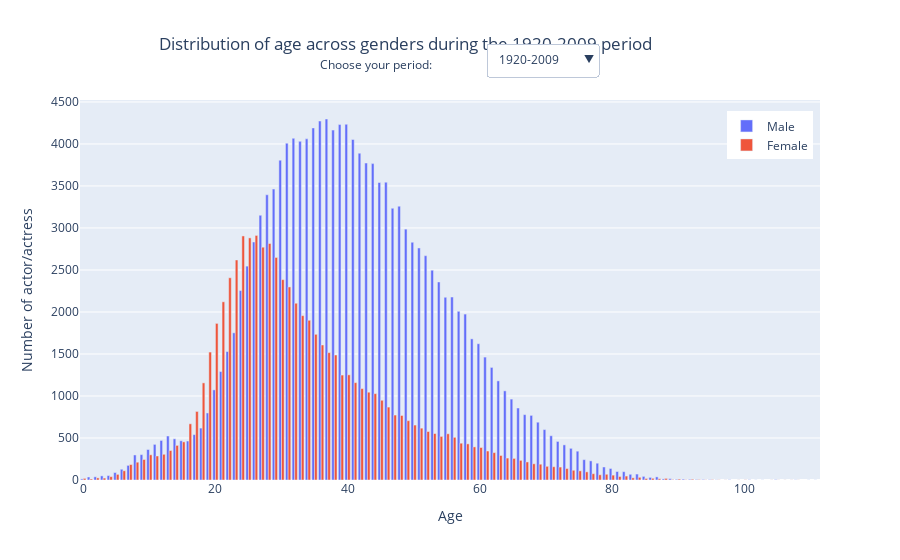

The notebook cell saved with this chart:
### Markdown cell above
Finally, as we observed the different proportions over time, it is interesting to also decompose the age distribution over decades, and try to see if we can observe an evolution within the general tendency.

### Code cell
decades=np.sort(charadata_filtered['decade'].unique())

distrib = pd.DataFrame()

counts_w_overall = pd.Series(charadata_filtered[(charadata_filtered['actor_gender']=='F')]['actor_age'].value_counts() , name=("Overall_F"))
counts_m_overall = pd.Series(charadata_filtered[(charadata_filtered['actor_gender']=='M')]['actor_age'].value_counts() , name=("Overall_M"))
distrib = distrib.merge(counts_w_overall, how='outer', right_index=True, left_index=True)
distrib = distrib.merge(counts_m_overall, how='outer', right_index=True, left_index=True)

# Male and female counts per decades
for decade in decades:
    counts_w = pd.Series(charadata_filtered[(charadata_filtered['actor_gender']=='F') & (charadata_filtered['decade']==decade)]['actor_age'].value_counts() , name=(str(decade) + "_F"))
    counts_m = pd.Series(charadata_filtered[(charadata_filtered['actor_gender']=='M') & (charadata_filtered['decade']==decade)]['actor_age'].value_counts() , name=(str(decade) + "_M"))
    distrib = distrib.merge(counts_w, how='outer', right_index=True, left_index=True)
    distrib = distrib.merge(counts_m, how='outer', right_index=True, left_index=True)


# Initialize figure
fig = go.Figure()

# Add Traces of male and female counts
for decade in decades:
    name_F = str(decade) + "_F"
    name_M = str(decade) + "_M"
    
    fig.add_trace(go.Bar(name="Male", x = distrib.index, y = distrib[name_M]))
    fig.add_trace(go.Bar(name="Female", x = distrib.index, y = distrib[name_F]))

fig.add_trace(go.Bar(name="Male", x = distrib.index, y = distrib["Overall_M"]))
fig.add_trace(go.Bar(name="Female", x = distrib.index, y = distrib["Overall_F"]))

# Show by default the 2000 decade 
for i in range(len(fig.data)):
    fig.data[i].visible = True if i > 17 else False

# Add dropdown list
fig.update_layout(
    yaxis_title = "Number of actor/actress",
    xaxis_title = "Age",
    title_text = "Distribution of age across genders during the 1920-2009 period",
    title_x = 0.45,

    updatemenus=[
        dict(
            active=0,
            buttons=list([ 
                dict(label="1920-2009",
                    method="update",
                    args=[{"visible": [False, False, False, False, False, False, False, False, 
                    False, False, False, False, False, False, False, False, False, False, True, True]},
                    {"title": "Distribution of age across genders during the 1920-2009 period"}]),
                dict(label="2000 decade",
                    method="update",
                    args=[{"visible": [False, False, False, False, False, False, False, False, 
                    False, False, False, False, False, False, False, False, True, True, False, False]},
                    {"title": 'Distribution of age across genders during the 2000 decade'}]),
                dict(label="1990 decade",
                    method="update",
                    args=[{"visible": [False, False, False, False, False, False, False, False,
                    False, False, False, False, False, False, True, True, False, False, False, False]},
                    {"title": 'Distribution of age across genders during the 1990 decade'}]),
                dict(label="1980 decade",
                    method="update",
                    args=[{"visible": [False, False, False, False, False, False, False, False, 
                    False, False, False, False, True, True, False, False, False, False, False, False]},
                    {"title": 'Distribution of age across genders during the 1980 decade'}]),
                dict(label="1970 decade",
                    method="update",
                    args=[{"visible": [False, False, False, False, False, False, False, False, 
                    False, False, True, True, False, False, False, False, False, False, False, False]},
                    {"title": 'Distribution of age across genders during the 1970 decade'}]),
                dict(label="1960 decade",
                    method="update",
                    args=[{"visible": [False, False, False, False, False, False, False, False, 
                    True, True, False, False, False, False, False, False, False, False, False, False]},
                    {"title": 'Distribution of age across genders during the 1960 decade'}]),
                dict(label="1950 decade",
                    method="update",
                    args=[{"visible": [False, False, False, False, False, False, True, True,
                    False, False, False, False, False, False, False, False, False, False, False, False]},
                    {"title": 'Distribution of age across genders during the 1950 decade'}]),
                dict(label="1940 decade",
                    method="update",
                    args=[{"visible": [False, False, False, False, True, True, False, False, 
                    False, False, False, False, False, False, False, False, False, False, False, False]},
                    {"title": 'Distribution of age across genders during the 1940 decade'}]),
                dict(label="1930 decade",
                    method="update",
                    args=[{"visible": [False, False, True, True, False, False, False, False,
                    False, False, False, False, False, False, False, False, False, False, False, False]},
                    {"title": 'Distribution of age across genders during the 1930 decade'}]),
                dict(label="1920 decade",
                    method="update",
                    args=[{"visible": [True, True, False, False, False, False, False, False, 
                    False, False, False, False, False, False, False, False, False, False, False, False]},
                    {"title": 'Distribution of age across genders during the 1920 decade'}])
            ]),
            x=0.70,
            y=1.15,
        ),
    ],

    legend=dict(
        yanchor="top",
        y=0.97,
        xanchor="right",
        x=0.99
    )
)
    
fig.update_layout(
    annotations=[
        dict(text='Choose your period:', x=0.40,xref='paper', yref='paper', y=1.12, showarrow=False)])

fig.show()

# Save to SVG for website
FIG_NAME = 'age_distribution.html'
pio.write_html(fig, file = HTML_PATH + FIG_NAME, auto_open=False)

### Figure 1 — Plotly figure (JSON) as saved in the notebook; plotly's stock layout.template omitted (floating-point values rounded to 4 significant figures)
{"data": [{"name": "Male", "type": "bar", "visible": false, "x": [0, 1, 2, 3, 4, 5, 6, 7, 8, 9, 10, 11, 12, 13, 14, 15, 16, 17, 18, 19, 20, 21, 22, 23, 24, 25, 26, 27, 28, 29, 30, 31, 32, 33, 34, 35, 36, 37, 38, 39, 40, 41, 42, 43, 44, 45, 46, 47, 48, 49, 50, 51, 52, 53, 54, 55, 56, 57, 58, 59, 60, 61, 62, 63, 64, 65, 66, 67, 68, 69, 70, 71, 72, 73, 74, 75, 76, 77, 78, 79, 80, 81, 82, 83, 84, 85, 86, 87, 88, 89, 90, 91, 92, 93, 94, 95, 96, 97, 98, 99, 100, 101, 102, 103, 104, 105, 106, 107, 108, 110, 111], "y": [1, 1, 11, 5, 15, 7, 14, 15, 27, 18, 15, 7, 12, 7, 10, 5, 5, 5, 5, 12, 11, 14, 15, 22, 50, 41, 63, 65, 62, 70, 62, 51, 48, 65, 50, 81, 69, 96, 63, 77, 65, 55, 71, 55, 43, 41, 36, 35, 30, 42, 24, 36, 27, 26, 18, 17, 19, 16, 19, 23, 10, 13, 9, 9, 8, 8, 10, 8, 3, 2, 3, 2, 2, null, null, 2, 2, 1, 2, 1, null, 1, null, 1, 1, null, null, null, null, null, null, null, null, null, null, null, null, null, null, null, null, null, null, null, null, null, null, null, null, null, null]}, {"name": "Female", "type": "bar", "visible": false, "x": [0, 1, 2, 3, 4, 5, 6, 7, 8, 9, 10, 11, 12, 13, 14, 15, 16, 17, 18, 19, 20, 21, 22, 23, 24, 25, 26, 27, 28, 29, 30, 31, 32, 33, 34, 35, 36, 37, 38, 39, 40, 41, 42, 43, 44, 45, 46, 47, 48, 49, 50, 51, 52, 53, 54, 55, 56, 57, 58, 59, 60, 61, 62, 63, 64, 65, 66, 67, 68, 69, 70, 71, 72, 73, 74, 75, 76, 77, 78, 79, 80, 81, 82, 83, 84, 85, 86, 87, 88, 89, 90, 91, 92, 93, 94, 95, 96, 97, 98, 99, 100, 101, 102, 103, 104, 105, 106, 107, 108, 110, 111], "y": [null, null, 1, null, 2, 6, 10, 16, 2, 3, 3, null, 2, 2, 5, 3, 8, 16, 34, 33, 46, 56, 57, 58, 49, 54, 54, 57, 50, 46, 32, 21, 25, 22, 19, 20, 14, 10, 8, 17, 10, 9, 4, 10, 9, 7, 8, 9, 14, 9, 8, 10, 2, 3, 5, 4, 5, 5, 3, 3, 3, 4, 1, 2, 2, 4, 2, 1, 2, 2, 1, null, null, null, null, null, 1, 1, null, null, null, null, null, null, null, null, null, null, null, null, null, null, null, null, null, null, null, null, null, null, null, null, null, null, null, null, null, null, null, null, null]}, {"name": "Male", "type": "bar", "visible": false, "x": [0, 1, 2, 3, 4, 5, 6, 7, 8, 9, 10, 11, 12, 13, 14, 15, 16, 17, 18, 19, 20, 21, 22, 23, 24, 25, 26, 27, 28, 29, 30, 31, 32, 33, 34, 35, 36, 37, 38, 39, 40, 41, 42, 43, 44, 45, 46, 47, 48, 49, 50, 51, 52, 53, 54, 55, 56, 57, 58, 59, 60, 61, 62, 63, 64, 65, 66, 67, 68, 69, 70, 71, 72, 73, 74, 75, 76, 77, 78, 79, 80, 81, 82, 83, 84, 85, 86, 87, 88, 89, 90, 91, 92, 93, 94, 95, 96, 97, 98, 99, 100, 101, 102, 103, 104, 105, 106, 107, 108, 110, 111], "y": [3, 6, 6, 5, 19, 37, 17, 35, 24, 38, 22, 18, 17, 23, 16, 18, 23, 21, 17, 17, 34, 26, 35, 59, 88, 80, 115, 156, 166, 205, 209, 198, 204, 235, 192, 203, 185, 191, 182, 182, 178, 196, 201, 203, 199, 169, 210, 176, 183, 148, 156, 126, 125, 115, 93, 72, 84, 80, 63, 64, 65, 54, 48, 56, 27, 29, 24, 34, 30, 22, 21, 17, 10, 9, 8, 6, 4, 3, 4, null, 1, null, null, 1, null, null, null, null, null, null, null, null, null, null, null, null, null, null, null, null, null, null, null, null, null, null, null, null, null, null, null]}, {"name": "Female", "type": "bar", "visible": false, "x": [0, 1, 2, 3, 4, 5, 6, 7, 8, 9, 10, 11, 12, 13, 14, 15, 16, 17, 18, 19, 20, 21, 22, 23, 24, 25, 26, 27, 28, 29, 30, 31, 32, 33, 34, 35, 36, 37, 38, 39, 40, 41, 42, 43, 44, 45, 46, 47, 48, 49, 50, 51, 52, 53, 54, 55, 56, 57, 58, 59, 60, 61, 62, 63, 64, 65, 66, 67, 68, 69, 70, 71, 72, 73, 74, 75, 76, 77, 78, 79, 80, 81, 82, 83, 84, 85, 86, 87, 88, 89, 90, 91, 92, 93, 94, 95, 96, 97, 98, 99, 100, 101, 102, 103, 104, 105, 106, 107, 108, 110, 111], "y": [2, 1, null, 2, 6, 7, 11, 21, 11, 5, 8, 7, 6, 8, 7, 20, 36, 40, 54, 72, 111, 146, 144, 160, 188, 165, 178, 146, 136, 113, 110, 70, 65, 57, 60, 58, 53, 41, 22, 45, 31, 26, 25, 30, 26, 29, 24, 23, 24, 32, 26, 23, 21, 20, 27, 25, 23, 11, 10, 19, 19, 12, 11, 11, 8, 5, 2, 1, 1, 4, 5, 4, 11, 2, 5, 3, 1, 2, null, 3, 2, null, null, null, null, null, null, null, null, null, null, null, null, null, null, null, null, null, null, null, null, null, null, null, null, null, null, null, null, null, null]}, {"name": "Male", "type": "bar", "visible": false, "x": [0, 1, 2, 3, 4, 5, 6, 7, 8, 9, 10, 11, 12, 13, 14, 15, 16, 17, 18, 19, 20, 21, 22, 23, 24, 25, 26, 27, 28, 29, 30, 31, 32, 33, 34, 35, 36, 37, 38, 39, 40, 41, 42, 43, 44, 45, 46, 47, 48, 49, 50, 51, 52, 53, 54, 55, 56, 57, 58, 59, 60, 61, 62, 63, 64, 65, 66, 67, 68, 69, 70, 71, 72, 73, 74, 75, 76, 77, 78, 79, 80, 81, 82, 83, 84, 85, 86, 87, 88, 89, 90, 91, 92, 93, 94, 95, 96, 97, 98, 99, 100, 101, 102, 103, 104, 105, 106, 107, 108, 110, 111], "y": [null, 3, 1, 2, 1, 3, 9, 10, 15, 15, 14, 25, 19, 17, 16, 15, 22, 25, 26, 29, 37, 50, 65, 69, 78, 106, 121, 167, 184, 184, 183, 198, 238, 233, 261, 238, 280, 294, 267, 283, 316, 264, 257, 221, 183, 193, 211, 175, 194, 184, 166, 195, 158, 167, 172, 135, 146, 142, 145, 109, 86, 73, 70, 56, 54, 50, 43, 33, 32, 35, 31, 19, 18, 14, 16, 6, 11, 11, 2, 4, 3, 1, 3, 1, 2, null, null, null, null, null, null, null, null, null, null, null, null, null, null, null, null, null, null, null, null, null, null, null, null, null, null]}, {"name": "Female", "type": "bar", "visible": false, "x": [0, 1, 2, 3, 4, 5, 6, 7, 8, 9, 10, 11, 12, 13, 14, 15, 16, 17, 18, 19, 20, 21, 22, 23, 24, 25, 26, 27, 28, 29, 30, 31, 32, 33, 34, 35, 36, 37, 38, 39, 40, 41, 42, 43, 44, 45, 46, 47, 48, 49, 50, 51, 52, 53, 54, 55, 56, 57, 58, 59, 60, 61, 62, 63, 64, 65, 66, 67, 68, 69, 70, 71, 72, 73, 74, 75, 76, 77, 78, 79, 80, 81, 82, 83, 84, 85, 86, 87, 88, 89, 90, 91, 92, 93, 94, 95, 96, 97, 98, 99, 100, 101, 102, 103, 104, 105, 106, 107, 108, 110, 111], "y": [1, null, 2, 1, 2, 6, 6, 7, 11, 6, 5, 9, 10, 11, 8, 18, 31, 27, 59, 96, 92, 120, 133, 134, 186, 160, 147, 151, 130, 122, 112, 114, 102, 82, 79, 64, 66, 72, 62, 55, 58, 51, 39, 43, 37, 36, 50, 35, 27, 29, 32, 33, 28, 31, 18, 24, 29, 17, 26, 20, 27, 21, 10, 11, 24, 18, 21, 15, 13, 6, 5, 8, 3, 2, null, 3, 4, 5, 3, 1, 2, 1, 2, null, null, null, null, null, null, null, null, null, null, null, null, null, null, null, null, null, null, null, null, null, null, null, null, null, null, null, null]}, {"name": "Male", "type": "bar", "visible": false, "x": [0, 1, 2, 3, 4, 5, 6, 7, 8, 9, 10, 11, 12, 13, 14, 15, 16, 17, 18, 19, 20, 21, 22, 23, 24, 25, 26, 27, 28, 29, 30, 31, 32, 33, 34, 35, 36, 37, 38, 39, 40, 41, 42, 43, 44, 45, 46, 47, 48, 49, 50, 51, 52, 53, 54, 55, 56, 57, 58, 59, 60, 61, 62, 63, 64, 65, 66, 67, 68, 69, 70, 71, 72, 73, 74, 75, 76, 77, 78, 79, 80, 81, 82, 83, 84, 85, 86, 87, 88, 89, 90, 91, 92, 93, 94, 95, 96, 97, 98, 99, 100, 101, 102, 103, 104, 105, 106, 107, 108, 110, 111], "y": [null, 4, null, 2, 3, 6, 6, 6, 11, 18, 19, 15, 15, 18, 14, 20, 12, 13, 20, 22, 35, 56, 56, 86, 113, 156, 171, 217, 248, 266, 308, 283, 316, 310, 306, 315, 337, 294, 292, 319, 310, 339, 328, 291, 317, 302, 274, 282, 282, 232, 249, 225, 191, 182, 178, 157, 129, 140, 130, 109, 115, 95, 86, 61, 54, 49, 51, 44, 33, 32, 24, 28, 29, 21, 13, 21, 10, 7, 4, 3, 6, 4, 2, 2, 1, null, null, null, null, null, null, null, null, null, null, null, null, null, null, null, null, null, null, null, null, null, null, null, null, null, null]}, {"name": "Female", "type": "bar", "visible": false, "x": [0, 1, 2, 3, 4, 5, 6, 7, 8, 9, 10, 11, 12, 13, 14, 15, 16, 17, 18, 19, 20, 21, 22, 23, 24, 25, 26, 27, 28, 29, 30, 31, 32, 33, 34, 35, 36, 37, 38, 39, 40, 41, 42, 43, 44, 45, 46, 47, 48, 49, 50, 51, 52, 53, 54, 55, 56, 57, 58, 59, 60, 61, 62, 63, 64, 65, 66, 67, 68, 69, 70, 71, 72, 73, 74, 75, 76, 77, 78, 79, 80, 81, 82, 83, 84, 85, 86, 87, 88, 89, 90, 91, 92, 93, 94, 95, 96, 97, 98, 99, 100, 101, 102, 103, 104, 105, 106, 107, 108, 110, 111], "y": [null, null, 1, 2, 1, 1, 4, 5, 9, 8, 12, 9, 9, 7, 12, 14, 30, 33, 56, 67, 112, 142, 137, 175, 207, 206, 165, 162, 167, 169, 171, 150, 132, 128, 126, 101, 87, 78, 87, 57, 66, 61, 52, 50, 68, 49, 44, 42, 49, 49, 42, 31, 48, 29, 31, 38, 24, 20, 19, 20, 22, 26, 21, 12, 14, 12, 15, 11, 9, 5, 3, 11, 10, 4, 9, 1, 4, 2, null, 2, 2, 1, null, null, null, 1, null, null, null, null, 1, null, null, null, null, null, null, null, null, null, null, null, null, null, null, null, null, null, null, null, null]}, {"name": "Male", "type": "bar", "visible": false, "x": [0, 1, 2, 3, 4, 5, 6, 7, 8, 9, 10, 11, 12, 13, 14, 15, 16, 17, 18, 19, 20, 21, 22, 23, 24, 25, 26, 27, 28, 29, 30, 31, 32, 33, 34, 35, 36, 37, 38, 39, 40, 41, 42, 43, 44, 45, 46, 47, 48, 49, 50, 51, 52, 53, 54, 55, 56, 57, 58, 59, 60, 61, 62, 63, 64, 65, 66, 67, 68, 69, 70, 71, 72, 73, 74, 75, 76, 77, 78, 79, 80, 81, 82, 83, 84, 85, 86, 87, 88, 89, 90, 91, 92, 93, 94, 95, 96, 97, 98, 99, 100, 101, 102, 103, 104, 105, 106, 107, 108, 110, 111], "y": [3, null, 5, 4, 1, 4, 3, 5, 9, 12, 19, 14, 9, 20, 12, 14, 11, 21, 17, 37, 34, 63, 92, 109, 140, 159, 173, 175, 223, 238, 268, 280, 302, 298, 292, 303, 335, 348, 367, 347, 366, 330, 314, 311, 335, 301, 307, 250, 254, 244, 227, 261, 236, 234, 224, 180, 215, 184, 146, 114, 146, 120, 101, 85, 76, 67, 56, 36, 26, 34, 39, 28, 21, 16, 30, 13, 11, 8, 5, 8, 5, 5, 1, 2, 4, 1, 1, 1, 1, null, null, null, null, null, null, null, null, null, null, null, null, null, null, null, null, null, null, null, null, null, null]}, {"name": "Female", "type": "bar", "visible": false, "x": [0, 1, 2, 3, 4, 5, 6, 7, 8, 9, 10, 11, 12, 13, 14, 15, 16, 17, 18, 19, 20, 21, 22, 23, 24, 25, 26, 27, 28, 29, 30, 31, 32, 33, 34, 35, 36, 37, 38, 39, 40, 41, 42, 43, 44, 45, 46, 47, 48, 49, 50, 51, 52, 53, 54, 55, 56, 57, 58, 59, 60, 61, 62, 63, 64, 65, 66, 67, 68, 69, 70, 71, 72, 73, 74, 75, 76, 77, 78, 79, 80, 81, 82, 83, 84, 85, 86, 87, 88, 89, 90, 91, 92, 93, 94, 95, 96, 97, 98, 99, 100, 101, 102, 103, 104, 105, 106, 107, 108, 110, 111], "y": [6, 2, 4, 3, 4, 6, 4, 6, 11, 9, 15, 15, 14, 9, 23, 22, 45, 56, 81, 105, 132, 154, 167, 182, 201, 198, 186, 173, 166, 171, 137, 136, 141, 105, 127, 121, 99, 101, 94, 83, 89, 68, 76, 69, 71, 58, 56, 44, 40, 44, 29, 24, 28, 32, 46, 41, 23, 24, 29, 27, 26, 30, 24, 24, 17, 14, 11, 16, 10, 15, 10, 10, 14, 7, 6, 10, 5, 5, 5, 1, 1, 3, null, 1, 4, null, null, null, null, null, null, null, null, null, null, null, null, null, null, null, null, null, null, null, null, null, null, null, null, null, null]}, {"name": "Male", "type": "bar", "visible": false, "x": [0, 1, 2, 3, 4, 5, 6, 7, 8, 9, 10, 11, 12, 13, 14, 15, 16, 17, 18, 19, 20, 21, 22, 23, 24, 25, 26, 27, 28, 29, 30, 31, 32, 33, 34, 35, 36, 37, 38, 39, 40, 41, 42, 43, 44, 45, 46, 47, 48, 49, 50, 51, 52, 53, 54, 55, 56, 57, 58, 59, 60, 61, 62, 63, 64, 65, 66, 67, 68, 69, 70, 71, 72, 73, 74, 75, 76, 77, 78, 79, 80, 81, 82, 83, 84, 85, 86, 87, 88, 89, 90, 91, 92, 93, 94, 95, 96, 97, 98, 99, 100, 101, 102, 103, 104, 105, 106, 107, 108, 110, 111], "y": [3, 3, 1, 3, 4, 5, 7, 6, 11, 14, 10, 20, 32, 33, 18, 29, 30, 34, 41, 55, 84, 88, 121, 127, 192, 181, 228, 266, 279, 248, 269, 346, 364, 319, 387, 381, 373, 348, 359, 376, 330, 350, 347, 306, 347, 312, 331, 314, 313, 272, 276, 272, 249, 224, 225, 217, 220, 192, 166, 157, 131, 125, 123, 108, 121, 97, 74, 61, 85, 73, 63, 44, 39, 27, 20, 23, 12, 9, 13, 7, 5, 3, 4, 1, 3, null, 1, 1, null, 2, null, null, null, null, null, null, null, null, null, null, null, null, null, null, null, null, null, null, null, null, null]}, {"name": "Female", "type": "bar", "visible": false, "x": [0, 1, 2, 3, 4, 5, 6, 7, 8, 9, 10, 11, 12, 13, 14, 15, 16, 17, 18, 19, 20, 21, 22, 23, 24, 25, 26, 27, 28, 29, 30, 31, 32, 33, 34, 35, 36, 37, 38, 39, 40, 41, 42, 43, 44, 45, 46, 47, 48, 49, 50, 51, 52, 53, 54, 55, 56, 57, 58, 59, 60, 61, 62, 63, 64, 65, 66, 67, 68, 69, 70, 71, 72, 73, 74, 75, 76, 77, 78, 79, 80, 81, 82, 83, 84, 85, 86, 87, 88, 89, 90, 91, 92, 93, 94, 95, 96, 97, 98, 99, 100, 101, 102, 103, 104, 105, 106, 107, 108, 110, 111], "y": [4, null, 2, 2, 2, 4, 4, 4, 9, 14, 12, 20, 20, 29, 26, 26, 47, 49, 65, 109, 111, 138, 169, 189, 238, 211, 199, 213, 231, 193, 195, 192, 174, 167, 132, 117, 98, 113, 118, 114, 87, 103, 87, 80, 86, 78, 74, 55, 57, 53, 56, 54, 60, 38, 39, 41, 45, 35, 31, 21, 12, 21, 24, 21, 16, 18, 19, 12, 18, 17, 11, 18, 9, 9, 5, 4, 4, 8, 3, 8, 4, 1, 2, 2, 4, 2, 1, 2, null, null, null, null, null, 1, null, null, null, null, null, null, null, null, null, null, null, null, null, null, null, null, null]}, {"name": "Male", "type": "bar", "visible": false, "x": [0, 1, 2, 3, 4, 5, 6, 7, 8, 9, 10, 11, 12, 13, 14, 15, 16, 17, 18, 19, 20, 21, 22, 23, 24, 25, 26, 27, 28, 29, 30, 31, 32, 33, 34, 35, 36, 37, 38, 39, 40, 41, 42, 43, 44, 45, 46, 47, 48, 49, 50, 51, 52, 53, 54, 55, 56, 57, 58, 59, 60, 61, 62, 63, 64, 65, 66, 67, 68, 69, 70, 71, 72, 73, 74, 75, 76, 77, 78, 79, 80, 81, 82, 83, 84, 85, 86, 87, 88, 89, 90, 91, 92, 93, 94, 95, 96, 97, 98, 99, 100, 101, 102, 103, 104, 105, 106, 107, 108, 110, 111], "y": [1, 2, 5, 6, 4, 2, 15, 12, 28, 23, 31, 62, 56, 49, 68, 61, 63, 85, 95, 136, 187, 199, 236, 273, 306, 338, 366, 406, 427, 443, 478, 499, 489, 518, 488, 522, 512, 520, 486, 512, 501, 473, 449, 426, 446, 414, 372, 381, 336, 337, 328, 289, 324, 330, 274, 248, 262, 259, 277, 236, 231, 182, 188, 156, 157, 150, 136, 103, 128, 91, 61, 78, 58, 54, 53, 53, 31, 30, 32, 23, 21, 8, 15, 8, 7, 6, 3, 3, 1, 2, null, null, 2, 1, 1, null, null, null, null, null, null, null, null, null, null, null, null, null, null, null, null]}, {"name": "Female", "type": "bar", "visible": false, "x": [0, 1, 2, 3, 4, 5, 6, 7, 8, 9, 10, 11, 12, 13, 14, 15, 16, 17, 18, 19, 20, 21, 22, 23, 24, 25, 26, 27, 28, 29, 30, 31, 32, 33, 34, 35, 36, 37, 38, 39, 40, 41, 42, 43, 44, 45, 46, 47, 48, 49, 50, 51, 52, 53, 54, 55, 56, 57, 58, 59, 60, 61, 62, 63, 64, 65, 66, 67, 68, 69, 70, 71, 72, 73, 74, 75, 76, 77, 78, 79, 80, 81, 82, 83, 84, 85, 86, 87, 88, 89, 90, 91, 92, 93, 94, 95, 96, 97, 98, 99, 100, 101, 102, 103, 104, 105, 106, 107, 108, 110, 111], "y": [2, 1, 4, 2, 7, 7, 14, 19, 17, 27, 31, 37, 27, 43, 50, 72, 100, 129, 170, 197, 243, 237, 273, 292, 284, 306, 297, 278, 261, 257, 273, 284, 227, 231, 220, 220, 191, 201, 195, 146, 165, 156, 141, 153, 110, 97, 80, 72, 78, 76, 64, 75, 59, 64, 65, 73, 45, 61, 47, 48, 43, 35, 39, 37, 27, 28, 24, 20, 22, 26, 24, 11, 15, 17, 17, 10, 13, 5, 12, 10, 8, 7, 6, 3, 9, 1, 4, 4, 1, null, 1, null, 2, 1, null, null, null, null, null, null, null, null, null, null, null, null, null, null, null, null, null]}, {"name": "Male", "type": "bar", "visible": false, "x": [0, 1, 2, 3, 4, 5, 6, 7, 8, 9, 10, 11, 12, 13, 14, 15, 16, 17, 18, 19, 20, 21, 22, 23, 24, 25, 26, 27, 28, 29, 30, 31, 32, 33, 34, 35, 36, 37, 38, 39, 40, 41, 42, 43, 44, 45, 46, 47, 48, 49, 50, 51, 52, 53, 54, 55, 56, 57, 58, 59, 60, 61, 62, 63, 64, 65, 66, 67, 68, 69, 70, 71, 72, 73, 74, 75, 76, 77, 78, 79, 80, 81, 82, 83, 84, 85, 86, 87, 88, 89, 90, 91, 92, 93, 94, 95, 96, 97, 98, 99, 100, 101, 102, 103, 104, 105, 106, 107, 108, 110, 111], "y": [null, 2, 1, 8, 2, 11, 21, 37, 55, 55, 88, 96, 109, 112, 118, 101, 96, 112, 129, 137, 194, 246, 295, 340, 426, 484, 513, 595, 644, 640, 729, 761, 716, 751, 769, 739, 753, 754, 699, 749, 708, 755, 724, 736, 699, 650, 662, 637, 624, 562, 480, 478, 460, 400, 379, 379, 361, 308, 321, 277, 274, 282, 256, 234, 192, 176, 152, 166, 167, 157, 128, 105, 106, 97, 93, 76, 62, 52, 42, 23, 27, 28, 20, 18, 24, 8, 6, 7, 4, 3, 1, 5, 1, null, 4, null, 1, null, 2, null, null, null, null, null, null, null, null, null, null, null, null]}, {"name": "Female", "type": "bar", "visible": false, "x": [0, 1, 2, 3, 4, 5, 6, 7, 8, 9, 10, 11, 12, 13, 14, 15, 16, 17, 18, 19, 20, 21, 22, 23, 24, 25, 26, 27, 28, 29, 30, 31, 32, 33, 34, 35, 36, 37, 38, 39, 40, 41, 42, 43, 44, 45, 46, 47, 48, 49, 50, 51, 52, 53, 54, 55, 56, 57, 58, 59, 60, 61, 62, 63, 64, 65, 66, 67, 68, 69, 70, 71, 72, 73, 74, 75, 76, 77, 78, 79, 80, 81, 82, 83, 84, 85, 86, 87, 88, 89, 90, 91, 92, 93, 94, 95, 96, 97, 98, 99, 100, 101, 102, 103, 104, 105, 106, 107, 108, 110, 111], "y": [2, 3, 2, 5, 6, 14, 24, 42, 45, 67, 72, 70, 73, 90, 93, 93, 108, 138, 198, 255, 325, 339, 407, 439, 465, 492, 514, 505, 544, 483, 435, 439, 429, 380, 381, 308, 339, 276, 299, 241, 279, 218, 223, 189, 213, 228, 192, 178, 169, 151, 131, 113, 113, 79, 83, 85, 68, 67, 66, 67, 89, 69, 67, 64, 64, 63, 59, 53, 37, 35, 45, 35, 28, 34, 19, 26, 21, 16, 14, 11, 4, 10, 8, 4, 4, 7, 7, 5, 5, null, 2, null, 2, 1, 2, null, 1, null, null, null, 1, null, null, null, null, null, null, null, null, null, null]}, {"name": "Male", "type": "bar", "visible": false, "x": [0, 1, 2, 3, 4, 5, 6, 7, 8, 9, 10, 11, 12, 13, 14, 15, 16, 17, 18, 19, 20, 21, 22, 23, 24, 25, 26, 27, 28, 29, 30, 31, 32, 33, 34, 35, 36, 37, 38, 39, 40, 41, 42, 43, 44, 45, 46, 47, 48, 49, 50, 51, 52, 53, 54, 55, 56, 57, 58, 59, 60, 61, 62, 63, 64, 65, 66, 67, 68, 69, 70, 71, 72, 73, 74, 75, 76, 77, 78, 79, 80, 81, 82, 83, 84, 85, 86, 87, 88, 89, 90, 91, 92, 93, 94, 95, 96, 97, 98, 99, 100, 101, 102, 103, 104, 105, 106, 107, 108, 110, 111], "y": [2, 15, 8, 14, 4, 14, 36, 48, 118, 109, 145, 167, 202, 245, 218, 204, 202, 224, 268, 353, 457, 549, 614, 667, 862, 1001, 1083, 1104, 1162, 1169, 1301, 1393, 1390, 1302, 1316, 1409, 1429, 1452, 1450, 1386, 1460, 1291, 1199, 1224, 1197, 1159, 1142, 984, 1043, 965, 924, 880, 900, 819, 794, 770, 742, 687, 708, 591, 564, 519, 459, 415, 372, 337, 311, 293, 265, 242, 230, 206, 176, 180, 144, 143, 99, 107, 96, 86, 69, 51, 54, 34, 29, 28, 20, 25, 7, 9, 7, 5, 5, 5, 1, 4, 1, null, 1, null, null, 3, 1, 1, null, 4, null, null, 2, 1, 1]}, {"name": "Female", "type": "bar", "visible": false, "x": [0, 1, 2, 3, 4, 5, 6, 7, 8, 9, 10, 11, 12, 13, 14, 15, 16, 17, 18, 19, 20, 21, 22, 23, 24, 25, 26, 27, 28, 29, 30, 31, 32, 33, 34, 35, 36, 37, 38, 39, 40, 41, 42, 43, 44, 45, 46, 47, 48, 49, 50, 51, 52, 53, 54, 55, 56, 57, 58, 59, 60, 61, 62, 63, 64, 65, 66, 67, 68, 69, 70, 71, 72, 73, 74, 75, 76, 77, 78, 79, 80, 81, 82, 83, 84, 85, 86, 87, 88, 89, 90, 91, 92, 93, 94, 95, 96, 97, 98, 99, 100, 101, 102, 103, 104, 105, 106, 107, 108, 110, 111], "y": [2, 5, 9, 6, 10, 16, 33, 64, 97, 105, 142, 119, 145, 152, 188, 186, 264, 328, 439, 589, 692, 789, 920, 990, 1087, 1090, 1171, 1086, 1130, 1095, 920, 892, 809, 784, 757, 725, 660, 624, 603, 491, 467, 467, 441, 421, 408, 367, 340, 315, 310, 263, 266, 254, 218, 257, 205, 219, 246, 198, 199, 169, 146, 127, 129, 110, 89, 95, 81, 86, 81, 78, 59, 61, 64, 62, 55, 52, 44, 31, 25, 32, 35, 19, 29, 16, 11, 7, 8, 4, 13, 6, 7, 3, 5, 2, null, 4, 1, 1, null, 1, 1, null, null, null, 1, 1, 1, 1, 1, null, null]}, {"name": "Male", "type": "bar", "visible": true, "x": [0, 1, 2, 3, 4, 5, 6, 7, 8, 9, 10, 11, 12, 13, 14, 15, 16, 17, 18, 19, 20, 21, 22, 23, 24, 25, 26, 27, 28, 29, 30, 31, 32, 33, 34, 35, 36, 37, 38, 39, 40, 41, 42, 43, 44, 45, 46, 47, 48, 49, 50, 51, 52, 53, 54, 55, 56, 57, 58, 59, 60, 61, 62, 63, 64, 65, 66, 67, 68, 69, 70, 71, 72, 73, 74, 75, 76, 77, 78, 79, 80, 81, 82, 83, 84, 85, 86, 87, 88, 89, 90, 91, 92, 93, 94, 95, 96, 97, 98, 99, 100, 101, 102, 103, 104, 105, 106, 107, 108, 110, 111], "y": [13, 36, 38, 49, 53, 89, 128, 174, 298, 302, 363, 424, 471, 524, 490, 467, 464, 540, 618, 798, 1073, 1291, 1529, 1752, 2255, 2546, 2833, 3151, 3395, 3463, 3807, 4009, 4067, 4031, 4061, 4191, 4273, 4297, 4165, 4231, 4234, 4053, 3890, 3773, 3766, 3541, 3545, 3234, 3259, 2986, 2830, 2762, 2670, 2497, 2357, 2175, 2178, 2008, 1975, 1680, 1622, 1463, 1340, 1180, 1061, 963, 857, 778, 769, 688, 600, 527, 459, 418, 377, 343, 242, 228, 200, 155, 137, 101, 99, 68, 71, 43, 31, 37, 13, 16, 8, 10, 8, 6, 6, 4, 2, null, 3, null, null, 3, 1, 1, null, 4, null, null, 2, 1, 1]}, {"name": "Female", "type": "bar", "visible": true, "x": [0, 1, 2, 3, 4, 5, 6, 7, 8, 9, 10, 11, 12, 13, 14, 15, 16, 17, 18, 19, 20, 21, 22, 23, 24, 25, 26, 27, 28, 29, 30, 31, 32, 33, 34, 35, 36, 37, 38, 39, 40, 41, 42, 43, 44, 45, 46, 47, 48, 49, 50, 51, 52, 53, 54, 55, 56, 57, 58, 59, 60, 61, 62, 63, 64, 65, 66, 67, 68, 69, 70, 71, 72, 73, 74, 75, 76, 77, 78, 79, 80, 81, 82, 83, 84, 85, 86, 87, 88, 89, 90, 91, 92, 93, 94, 95, 96, 97, 98, 99, 100, 101, 102, 103, 104, 105, 106, 107, 108, 110, 111], "y": [19, 12, 25, 23, 40, 67, 110, 184, 212, 244, 300, 286, 306, 351, 412, 454, 669, 816, 1156, 1523, 1864, 2121, 2407, 2619, 2905, 2882, 2911, 2771, 2815, 2649, 2385, 2298, 2104, 1956, 1901, 1734, 1607, 1516, 1488, 1249, 1252, 1159, 1088, 1045, 1028, 949, 868, 773, 768, 706, 654, 617, 577, 553, 519, 550, 508, 438, 430, 394, 387, 345, 326, 292, 261, 257, 234, 215, 193, 188, 163, 158, 154, 137, 116, 109, 97, 75, 62, 68, 58, 42, 47, 26, 32, 18, 20, 15, 19, 6, 11, 3, 9, 5, 2, 4, 2, 1, null, 1, 2, null, null, null, 1, 1, 1, 1, 1, null, null]}], "layout": {"annotations": [{"showarrow": false, "text": "Choose your period:", "x": 0.4, "xref": "paper", "y": 1.12, "yref": "paper"}], "legend": {"x": 0.99, "xanchor": "right", "y": 0.97, "yanchor": "top"}, "title": {"text": "Distribution of age across genders during the 1920-2009 period", "x": 0.45}, "updatemenus": [{"active": 0, "buttons": [{"args": [{"visible": [false, false, false, false, false, false, false, false, false, false, false, false, false, false, false, false, false, false, true, true]}, {"title": "Distribution of age across genders during the 1920-2009 period"}], "label": "1920-2009", "method": "update"}, {"args": [{"visible": [false, false, false, false, false, false, false, false, false, false, false, false, false, false, false, false, true, true, false, false]}, {"title": "Distribution of age across genders during the 2000 decade"}], "label": "2000 decade", "method": "update"}, {"args": [{"visible": [false, false, false, false, false, false, false, false, false, false, false, false, false, false, true, true, false, false, false, false]}, {"title": "Distribution of age across genders during the 1990 decade"}], "label": "1990 decade", "method": "update"}, {"args": [{"visible": [false, false, false, false, false, false, false, false, false, false, false, false, true, true, false, false, false, false, false, false]}, {"title": "Distribution of age across genders during the 1980 decade"}], "label": "1980 decade", "method": "update"}, {"args": [{"visible": [false, false, false, false, false, false, false, false, false, false, true, true, false, false, false, false, false, false, false, false]}, {"title": "Distribution of age across genders during the 1970 decade"}], "label": "1970 decade", "method": "update"}, {"args": [{"visible": [false, false, false, false, false, false, false, false, true, true, false, false, false, false, false, false, false, false, false, false]}, {"title": "Distribution of age across genders during the 1960 decade"}], "label": "1960 decade", "method": "update"}, {"args": [{"visible": [false, false, false, false, false, false, true, true, false, false, false, false, false, false, false, false, false, false, false, false]}, {"title": "Distribution of age across genders during the 1950 decade"}], "label": "1950 decade", "method": "update"}, {"args": [{"visible": [false, false, false, false, true, true, false, false, false, false, false, false, false, false, false, false, false, false, false, false]}, {"title": "Distribution of age across genders during the 1940 decade"}], "label": "1940 decade", "method": "update"}, {"args": [{"visible": [false, false, true, true, false, false, false, false, false, false, false, false, false, false, false, false, false, false, false, false]}, {"title": "Distribution of age across genders during the 1930 decade"}], "label": "1930 decade", "method": "update"}, {"args": [{"visible": [true, true, false, false, false, false, false, false, false, false, false, false, false, false, false, false, false, false, false, false]}, {"title": "Distribution of age across genders during the 1920 decade"}], "label": "1920 decade", "method": "update"}], "x": 0.7, "y": 1.15}], "xaxis": {"title": {"text": "Age"}}, "yaxis": {"title": {"text": "Number of actor/actress"}}}}
